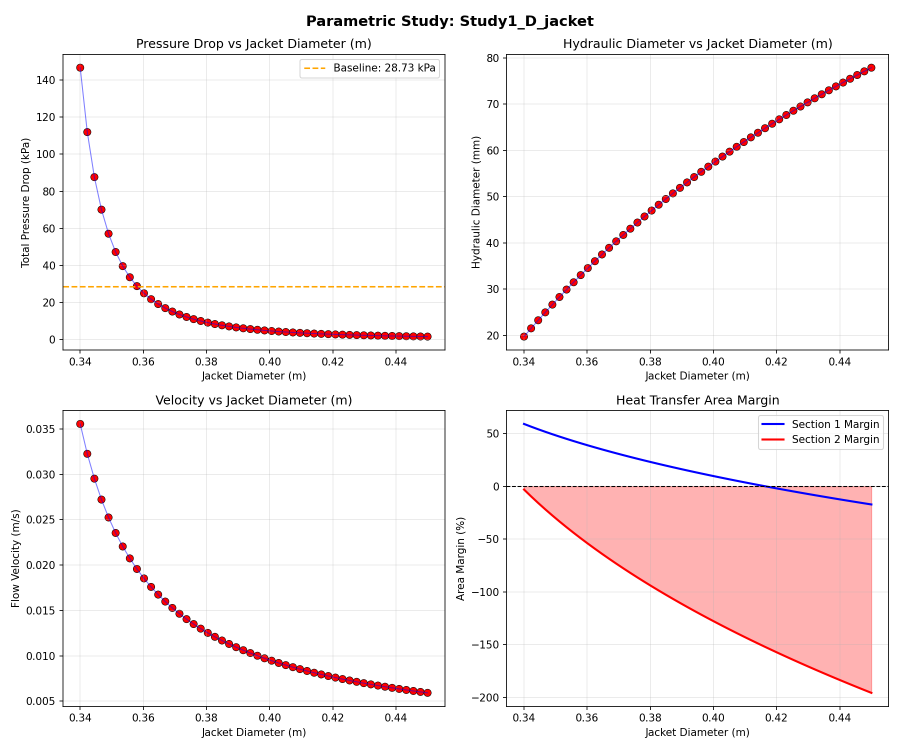
#> input picture OptimizationScripts/PY-301/results_20260412_170232/Study1_D_jacket.png, 1800 x 1500 px (shown at 1/2 size)
$ python generate_report.py
#> lines starting #> are read from the running program, lines starting #| are printed output that depends on the picture
"""
GENERATE REPORT - Pyrolysis Heating Jacket Design Optimization

Creates a multi-page PDF report comparing the three designs:
1. Baseline (Invalid)
2. Non-Finned Optimal (Valid, high DP)
3. Finned Optimal (Valid, minimum DP)

Includes key graphs from the parametric studies.
"""

import matplotlib.pyplot as plt
from matplotlib.backends.backend_pdf import PdfPages
import numpy as np
from datetime import datetime
import os
from PIL import Image

# ============== DESIGN DATA ==============
# Baseline Design (Invalid)
BASELINE = {
    'name': 'Baseline',
    'status': 'INVALID',
    'D_jacket': 0.358,
    'GAP': 20.0,  # mm
    'N_ch': 10,
    't_fin': 5.0,  # mm
    'n_longitudinal_fins': 0,
    'fin_height': 0,  # mm
    'fin_thickness': 0,  # mm
    'D_h': 33.04,  # mm
    'velocity': 19.56,  # mm/s
    'h1': 132.30,  # W/m2K
    'h2': 123.89,  # W/m2K
    'DP_total': 28.73,  # kPa
    'A_margin1': 40.9,  # %
    'A_margin2': -49.3,  # %
    'enhancement': 1.0,
}

# Non-Finned Optimal (Valid but high DP)
NONFINNED = {
    'name': 'Non-Finned Optimal',
    'status': 'VALID',
    'D_jacket': 0.3397,
    'GAP': 10.84,  # mm
    'N_ch': 8,
    't_fin': 14.65,  # mm
    'n_longitudinal_fins': 0,
    'fin_height': 0,  # mm
    'fin_thickness': 0,  # mm
    'D_h': 19.73,  # mm
    'velocity': 38.84,  # mm/s
    'h1': 197.47,  # W/m2K
    'h2': 184.92,  # W/m2K
    'DP_total': 159.96,  # kPa
    'A_margin1': 60.40,  # %
    'A_margin2': 0.0003,  # %
    'enhancement': 1.0,
}

# Finned Optimal (Valid with minimum DP)
FINNED = {
    'name': 'Finned Optimal',
    'status': 'VALID',
    'D_jacket': 0.500,
    'GAP': 91.0,  # mm
    'N_ch': 7,
    't_fin': 2.0,  # mm
    'n_longitudinal_fins': 9,
    'fin_height': 18.16,  # mm
    'fin_thickness': 4.71,  # mm
    'D_h': 60.91,  # mm
    'velocity': 4.41,  # mm/s
    'h1': 65.65,  # W/m2K
    'h2': 61.48,  # W/m2K
    'DP_total': 2.58,  # kPa
    'A_margin1': 60.22,  # %
    'A_margin2': 0.07,  # %
    'enhancement': 3.01,
}

# Fixed operating conditions
FIXED = {
    'D_pyrolizer': 0.318,  # m
    'L1': 2.05,  # m
    'L2': 2.57,  # m
    'm_dot': 0.7609,  # kg/s
    'T_hot_in': 611.72,  # C
    'T_cold_in': 280,  # C
    'T_cold_out': 550,  # C
    'Q1': 23550,  # W
    'Q2': 20070,  # W
}

def create_report():
    """Generate the PDF report."""

    report_file = os.path.join(os.path.dirname(os.path.abspath(__file__)),
                               'results_20260412_171727_FINAL_OPTIMIZED',
                               'Heating_Jacket_Design_Report.pdf')

    print("Generating Pyrolysis Heating Jacket Design Report...")

    with PdfPages(report_file) as pdf:

        # ============== PAGE 1: Title and Design Comparison ==============
        fig1 = plt.figure(figsize=(8.5, 11))
        fig1.patch.set_facecolor('white')

        # Title
        fig1.text(0.5, 0.95, 'PYROLYSIS HEATING JACKET', fontsize=18, fontweight='bold',
                 ha='center', va='top')
        fig1.text(0.5, 0.92, 'DESIGN OPTIMIZATION SUMMARY', fontsize=16, fontweight='bold',
                 ha='center', va='top')
        fig1.text(0.5, 0.89, f'Generated: {datetime.now().strftime("%d-%b-%Y")} | Project: PY-301',
                 fontsize=10, ha='center', va='top')

        # Operating Conditions Box
        conditions_text = (
            "FIXED OPERATING CONDITIONS:\n\n"
            f"  Salt mass flow rate:        {FIXED['m_dot']} kg/s (Ternary Eutectic)\n"
            f"  Pyrolizer diameter:         {FIXED['D_pyrolizer']*1000:.1f} mm\n"
            f"  Heating zone length (L1):   {FIXED['L1']} m\n"
            f"  Constant temp zone (L2):    {FIXED['L2']} m\n"
            f"  Salt inlet temperature:     {FIXED['T_hot_in']:.2f} C\n"
            f"  Wall inlet temperature:     {FIXED['T_cold_in']} C\n"
            f"  Wall outlet temperature:    {FIXED['T_cold_out']} C\n"
            f"  Heat duty (Section 1):      {FIXED['Q1']} W\n"
            f"  Heat duty (Section 2):      {FIXED['Q2']} W"
        )

        ax_cond = fig1.add_axes([0.05, 0.68, 0.90, 0.18])
        ax_cond.axis('off')
        ax_cond.text(0, 1, conditions_text, fontsize=9, fontfamily='monospace',
                    va='top', ha='left',
                    bbox=dict(boxstyle='round', facecolor='#f0f0f0', edgecolor='gray'))

        # Design Comparison Table Title
        fig1.text(0.5, 0.65, 'DESIGN COMPARISON', fontsize=14, fontweight='bold',
                 ha='center', va='top')

        # Create comparison table
        ax_table = fig1.add_axes([0.05, 0.32, 0.90, 0.30])
        ax_table.axis('off')

        # Table data
        col_headers = ['Parameter', 'Baseline', 'Non-Finned\nOptimal', 'Finned\nOptimal', 'Units']
        table_data = [
            ['Status', 'INVALID', 'VALID', 'VALID', '-'],
            ['D_jacket', f"{BASELINE['D_jacket']:.3f}", f"{NONFINNED['D_jacket']:.4f}", f"{FINNED['D_jacket']:.3f}", 'm'],
            ['GAP (Annular Gap)', f"{BASELINE['GAP']:.1f}", f"{NONFINNED['GAP']:.2f}", f"{FINNED['GAP']:.1f}", 'mm'],
            ['N_ch (Channels)', f"{BASELINE['N_ch']}", f"{NONFINNED['N_ch']}", f"{FINNED['N_ch']}", '-'],
            ['t_fin (Wall Thick.)', f"{BASELINE['t_fin']:.1f}", f"{NONFINNED['t_fin']:.2f}", f"{FINNED['t_fin']:.1f}", 'mm'],
            ['Longitudinal Fins', '0', '0', f"{FINNED['n_longitudinal_fins']}", 'per ch'],
            ['Fin Height', '-', '-', f"{FINNED['fin_height']:.2f}", 'mm'],
            ['Fin Thickness', '-', '-', f"{FINNED['fin_thickness']:.2f}", 'mm'],
            ['Area Enhancement', '1.0x', '1.0x', f"{FINNED['enhancement']:.2f}x", '-'],
            ['Pressure Drop', f"{BASELINE['DP_total']:.2f}", f"{NONFINNED['DP_total']:.2f}", f"{FINNED['DP_total']:.2f}", 'kPa'],
            ['DP Change vs Base', '-', f"+{(NONFINNED['DP_total']/BASELINE['DP_total']-1)*100:.0f}%", f"-{(1-FINNED['DP_total']/BASELINE['DP_total'])*100:.0f}%", '-'],
            ['Velocity', f"{BASELINE['velocity']:.2f}", f"{NONFINNED['velocity']:.2f}", f"{FINNED['velocity']:.2f}", 'mm/s'],
            ['h2 (Heat Trans.)', f"{BASELINE['h2']:.1f}", f"{NONFINNED['h2']:.1f}", f"{FINNED['h2']:.1f}", 'W/m²K'],
            ['S2 Area Margin', f"{BASELINE['A_margin2']:.1f}", f"{NONFINNED['A_margin2']:.4f}", f"{FINNED['A_margin2']:.2f}", '%'],
        ]

        # Draw table
        table = ax_table.table(cellText=table_data, colLabels=col_headers,
                               loc='center', cellLoc='center',
                               colColours=['#d0d0e0']*5)
        table.auto_set_font_size(False)
        table.set_fontsize(8)
        table.scale(1, 1.3)

        # Color code status cells
        for i, row in enumerate(table_data):
            if row[0] == 'Status':
                table[(i+1, 1)].set_facecolor('#ffcccc')  # Red for invalid
                table[(i+1, 2)].set_facecolor('#ccffcc')  # Green for valid
                table[(i+1, 3)].set_facecolor('#ccffcc')  # Green for valid

        # Design descriptions
        descriptions_text = (
            "DESIGN DESCRIPTIONS:\n\n"
            "Baseline: Original design with GAP=20mm, N_ch=10, no longitudinal fins.\n"
            "  FAILED: Section 2 area margin = -49.3% (insufficient heat transfer area).\n"
            "  Pressure drop = 28.73 kPa.\n\n"
            "Non-Finned Optimal: Minimum DP design WITHOUT longitudinal fins.\n"
            "  Required smaller gap (10.8mm) to achieve sufficient h2 for Section 2.\n"
            "  VALID but DP increased to 159.96 kPa (+457% vs baseline).\n\n"
            "Finned Optimal: Minimum DP design WITH longitudinal fins (rib geometry).\n"
            "  9 fins/channel (18.2mm height) increase effective area by 3.01x.\n"
            "  Allows larger gap (91mm), lower velocity, VALID with DP = 2.58 kPa (-91%)."
        )

        ax_desc = fig1.add_axes([0.05, 0.03, 0.90, 0.26])
        ax_desc.axis('off')
        ax_desc.text(0, 1, descriptions_text, fontsize=9, va='top', ha='left',
                    bbox=dict(boxstyle='round', facecolor='white', edgecolor='gray'))

        pdf.savefig(fig1, bbox_inches='tight')
        plt.close(fig1)
        print("  Page 1: Title and comparison table")

        # ============== PAGE 2: Initial Studies (Without Fins) ==============
        fig2 = plt.figure(figsize=(8.5, 11))
        fig2.patch.set_facecolor('white')

        fig2.text(0.5, 0.96, 'STUDY 1: PARAMETRIC OPTIMIZATION WITHOUT FINS',
                 fontsize=14, fontweight='bold', ha='center')
        fig2.text(0.5, 0.93, 'Exploring GAP, N_ch, and t_fin to achieve valid design',
                 fontsize=10, ha='center')

        # Try to load images from results folders
        img_paths = [
            ('results_20260412_170232', 'Study1_D_jacket.png', 'Effect of Jacket Diameter'),
            ('results_20260412_170232', 'Study2_N_ch.png', 'Effect of Number of Channels'),
            ('results_20260412_170414_v2', 'valid_designs_analysis.png', 'Valid Design Analysis'),
            ('results_20260412_170942_FINAL', 'baseline_vs_optimal.png', 'Baseline vs Non-Finned Optimal'),
        ]

        base_path = os.path.dirname(os.path.abspath(__file__))

        for idx, (folder, filename, title) in enumerate(img_paths):
            ax = fig2.add_subplot(2, 2, idx+1)
            img_path = os.path.join(base_path, folder, filename)
            try:
                img = Image.open(img_path)
#> img is the input picture: PIL image 1800x1500 RGBA; mean R, G, B, A 248.2, 241.3, 241.8, 255
                ax.imshow(img)
                ax.axis('off')
                ax.set_title(title, fontsize=9, fontweight='bold')
            except:
                ax.text(0.5, 0.5, f'Image not found:\n{filename}', ha='center', va='center')
                ax.axis('off')
                ax.set_title(title, fontsize=9, fontweight='bold')

        # Key findings
        findings_text = (
            "KEY FINDINGS - WITHOUT FINS:\n"
            "  • Baseline fails because Section 2 requires A_req = 3.83 m² but only A_av = 2.57 m² available\n"
            "  • To achieve valid design, h2 must increase by 49% (requires smaller gap, higher velocity)\n"
            "  • Minimum achievable DP for valid non-finned design: 159.96 kPa (+457% vs baseline)"
        )

        fig2.text(0.05, 0.02, findings_text, fontsize=8, va='bottom',
                 bbox=dict(boxstyle='round', facecolor='#f5f5e8', edgecolor='gray'))

        pdf.savefig(fig2, bbox_inches='tight')
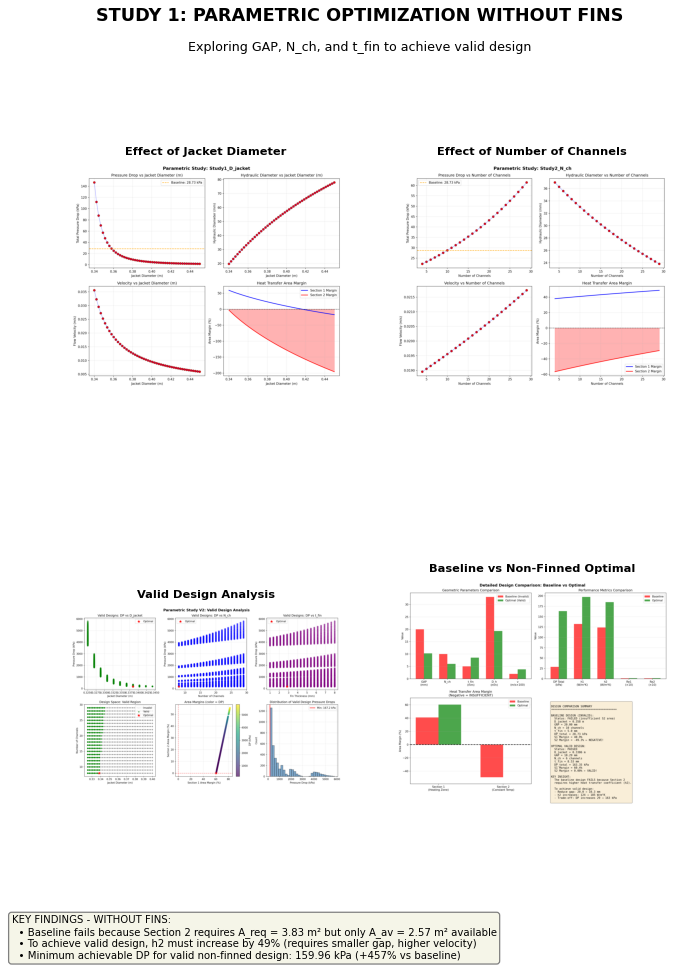
#> figure drawn by matplotlib, 4 panels
        plt.close(fig2)
        print("  Page 2: Initial optimization studies")

        # ============== PAGE 3: Enhanced Studies (With Fins) ==============
        fig3 = plt.figure(figsize=(8.5, 11))
        fig3.patch.set_facecolor('white')

        fig3.text(0.5, 0.96, 'STUDY 2: OPTIMIZATION WITH LONGITUDINAL FINS',
                 fontsize=14, fontweight='bold', ha='center')
        fig3.text(0.5, 0.93, 'Adding fins to increase effective heat transfer area',
                 fontsize=10, ha='center')

        # Load enhanced study images
        img_paths2 = [
            ('results_20260412_171527_enhanced_fins', 'enhanced_design_analysis.png', 'Enhanced Design Analysis'),
            ('results_20260412_171527_enhanced_fins', 'channel_schematic.png', 'Channel Cross-Section'),
            ('results_20260412_171727_FINAL_OPTIMIZED', 'FINAL_REPORT.png', 'Final Optimization Report'),
            ('results_20260412_171727_FINAL_OPTIMIZED', 'cross_section_final.png', 'Final Cross-Section Comparison'),
        ]

        for idx, (folder, filename, title) in enumerate(img_paths2):
            ax = fig3.add_subplot(2, 2, idx+1)
            img_path = os.path.join(base_path, folder, filename)
            try:
                img = Image.open(img_path)
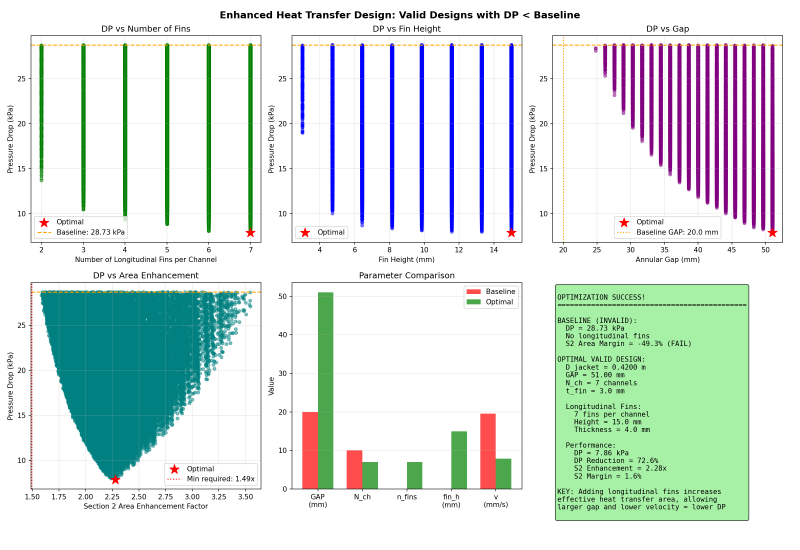
#> input picture OptimizationScripts/PY-301/results_20260412_171527_enhanced_fins/enhanced_design_analysis.png, 2400 x 1650 px (shown at 1/3 size)
#> img is the input picture: PIL image 2400x1650 RGBA; mean R, G, B, A 216, 227.8, 224.2, 255
                ax.imshow(img)
                ax.axis('off')
                ax.set_title(title, fontsize=9, fontweight='bold')
            except:
                ax.text(0.5, 0.5, f'Image not found:\n{filename}', ha='center', va='center')
                ax.axis('off')
                ax.set_title(title, fontsize=9, fontweight='bold')

        # Key findings
        findings_text2 = (
            "KEY FINDINGS - WITH FINS:\n"
            "  • Longitudinal fins increase effective heat transfer area by 3.01x\n"
            "  • Larger gap possible (91mm vs 20mm baseline) → lower velocity → lower DP\n"
            "  • Achieved 91% pressure drop reduction (28.73 kPa → 2.58 kPa) with valid design"
        )

        fig3.text(0.05, 0.02, findings_text2, fontsize=8, va='bottom',
                 bbox=dict(boxstyle='round', facecolor='#e8f5e8', edgecolor='gray'))

        pdf.savefig(fig3, bbox_inches='tight')
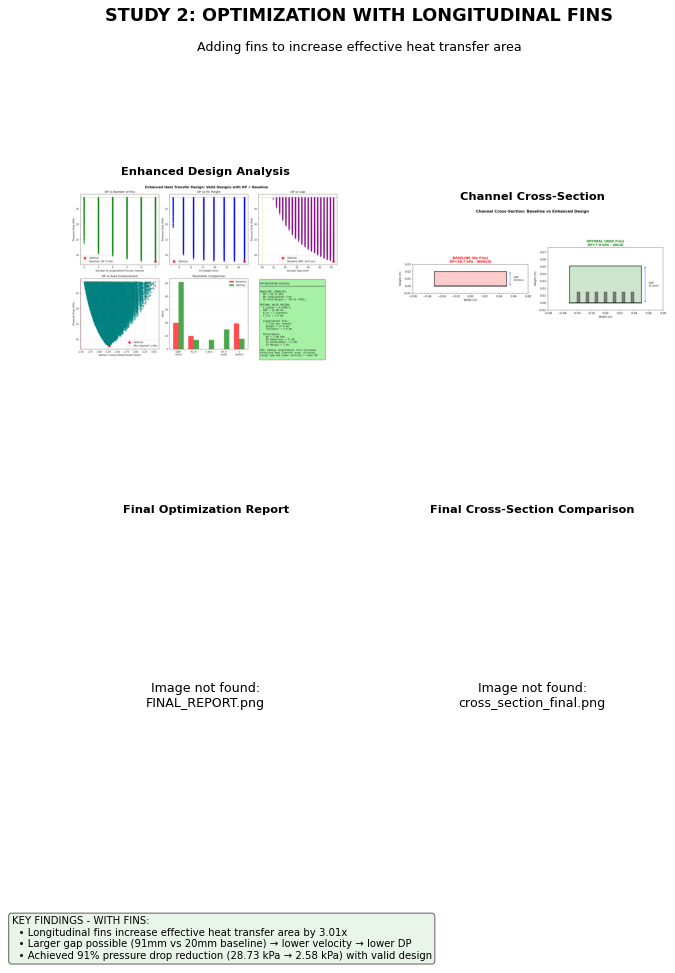
#> figure drawn by matplotlib, 2 panels
        plt.close(fig3)
        print("  Page 3: Enhanced optimization studies")

        # ============== PAGE 4: Final Recommendations ==============
        fig4 = plt.figure(figsize=(8.5, 11))
        fig4.patch.set_facecolor('white')

        fig4.text(0.5, 0.96, 'DESIGN RECOMMENDATIONS', fontsize=16, fontweight='bold', ha='center')

        designs = ['Baseline\n(Invalid)', 'Non-Finned\nOptimal', 'Finned\nOptimal']

        # Geometry comparison
        ax1 = fig4.add_axes([0.08, 0.72, 0.40, 0.18])
        bar_data = np.array([[20, 10.84, 91], [10, 8, 7], [0, 0, 9]])
        x = np.arange(3)
        width = 0.25
        ax1.bar(x - width, bar_data[0], width, label='GAP (mm)', color='#4477aa')
        ax1.bar(x, bar_data[1], width, label='N_ch', color='#cc6677')
        ax1.bar(x + width, bar_data[2], width, label='Fins/ch', color='#44aa77')
        ax1.set_xticks(x)
        ax1.set_xticklabels(designs, fontsize=8)
        ax1.set_ylabel('Value')
        ax1.set_title('Geometry Parameters', fontweight='bold')
        ax1.legend(fontsize=7, loc='upper left')
        ax1.grid(True, alpha=0.3)

        # Pressure drop comparison
        ax2 = fig4.add_axes([0.55, 0.72, 0.40, 0.18])
        dp = [BASELINE['DP_total'], NONFINNED['DP_total'], FINNED['DP_total']]
        colors = ['#cc4444', '#cc8844', '#44aa44']
        bars = ax2.bar(designs, dp, color=colors)
        ax2.set_ylabel('Pressure Drop (kPa)')
        ax2.set_title('Pressure Drop Comparison', fontweight='bold')
        ax2.grid(True, alpha=0.3, axis='y')
        # Add labels
        ax2.text(0, dp[0]+5, f'{dp[0]:.1f}', ha='center', fontsize=8)
        ax2.text(1, dp[1]+5, f'{dp[1]:.1f}\n(+{(dp[1]/dp[0]-1)*100:.0f}%)', ha='center', fontsize=7)
        ax2.text(2, dp[2]+5, f'{dp[2]:.2f}\n(-{(1-dp[2]/dp[0])*100:.0f}%)', ha='center', fontsize=7, color='green')

        # Heat transfer coefficient
        ax3 = fig4.add_axes([0.08, 0.48, 0.40, 0.18])
        h2 = [BASELINE['h2'], NONFINNED['h2'], FINNED['h2']]
        ax3.bar(designs, h2, color='#5588bb')
        ax3.set_ylabel('h₂ (W/m²K)')
        ax3.set_title('Heat Transfer Coefficient (Section 2)', fontweight='bold')
        ax3.grid(True, alpha=0.3, axis='y')
        for i, v in enumerate(h2):
            ax3.text(i, v+3, f'{v:.1f}', ha='center', fontsize=8)

        # Area margin
        ax4 = fig4.add_axes([0.55, 0.48, 0.40, 0.18])
        margin = [BASELINE['A_margin2'], NONFINNED['A_margin2'], FINNED['A_margin2']]
        colors = ['#cc4444' if m < 0 else '#44aa44' for m in margin]
        ax4.bar(designs, margin, color=colors)
        ax4.axhline(y=0, color='red', linestyle='--', linewidth=2)
        ax4.set_ylabel('S2 Area Margin (%)')
        ax4.set_title('Section 2 Area Margin\n(Must be ≥ 0 for valid design)', fontweight='bold', fontsize=9)
        ax4.grid(True, alpha=0.3, axis='y')
        for i, v in enumerate(margin):
            y_pos = v + 2 if v >= 0 else v - 5
            ax4.text(i, y_pos, f'{v:.1f}%', ha='center', fontsize=8)

        # Velocity comparison
        ax5 = fig4.add_axes([0.08, 0.24, 0.40, 0.18])
        vel = [BASELINE['velocity'], NONFINNED['velocity'], FINNED['velocity']]
        ax5.bar(designs, vel, color='#aa7744')
        ax5.set_ylabel('Velocity (mm/s)')
        ax5.set_title('Flow Velocity', fontweight='bold')
        ax5.grid(True, alpha=0.3, axis='y')
        for i, v in enumerate(vel):
            ax5.text(i, v+1, f'{v:.1f}', ha='center', fontsize=8)

        # Area enhancement
        ax6 = fig4.add_axes([0.55, 0.24, 0.40, 0.18])
        enh = [BASELINE['enhancement'], NONFINNED['enhancement'], FINNED['enhancement']]
        ax6.bar(designs, enh, color='#7744aa')
        ax6.axhline(y=1.49, color='red', linestyle='--', linewidth=1.5, label='Min required (1.49x)')
        ax6.set_ylabel('Area Enhancement Factor')
        ax6.set_title('Effective Area Enhancement', fontweight='bold')
        ax6.legend(fontsize=7)
        ax6.grid(True, alpha=0.3, axis='y')
        for i, v in enumerate(enh):
            ax6.text(i, v+0.1, f'{v:.2f}x', ha='center', fontsize=8)

        # Recommendations text
        rec_text = (
            "RECOMMENDATIONS:\n\n"
            "✓ CHOOSE FINNED OPTIMAL DESIGN (Recommended):\n"
            "    • Achieves 91% pressure drop reduction vs baseline (2.58 kPa vs 28.73 kPa)\n"
            "    • Valid heat transfer design with 0.07% safety margin on Section 2\n"
            "    • Requires 9 longitudinal fins per channel (18.2mm height, 4.7mm thick)\n"
            "    • Larger jacket diameter (500mm) accommodates increased gap\n\n"
            "✗ AVOID BASELINE DESIGN:\n"
            "    • INVALID: Section 2 area margin is -49.3% (insufficient heat transfer)\n\n"
            "✗ AVOID NON-FINNED OPTIMAL:\n"
            "    • Although valid, pressure drop is 5.6x higher than baseline (159.96 kPa)\n"
            "    • Only use if fins cannot be manufactured\n\n"
            "KEY INSIGHT: Longitudinal fins provide the additional heat transfer surface needed\n"
            "without requiring high velocities, enabling both valid design AND minimum DP."
        )

        ax_rec = fig4.add_axes([0.05, 0.01, 0.90, 0.20])
        ax_rec.axis('off')
        ax_rec.text(0, 1, rec_text, fontsize=8, va='top', ha='left',
                   fontfamily='sans-serif',
                   bbox=dict(boxstyle='round', facecolor='#f8f8f0', edgecolor='#666666'))

        pdf.savefig(fig4, bbox_inches='tight')
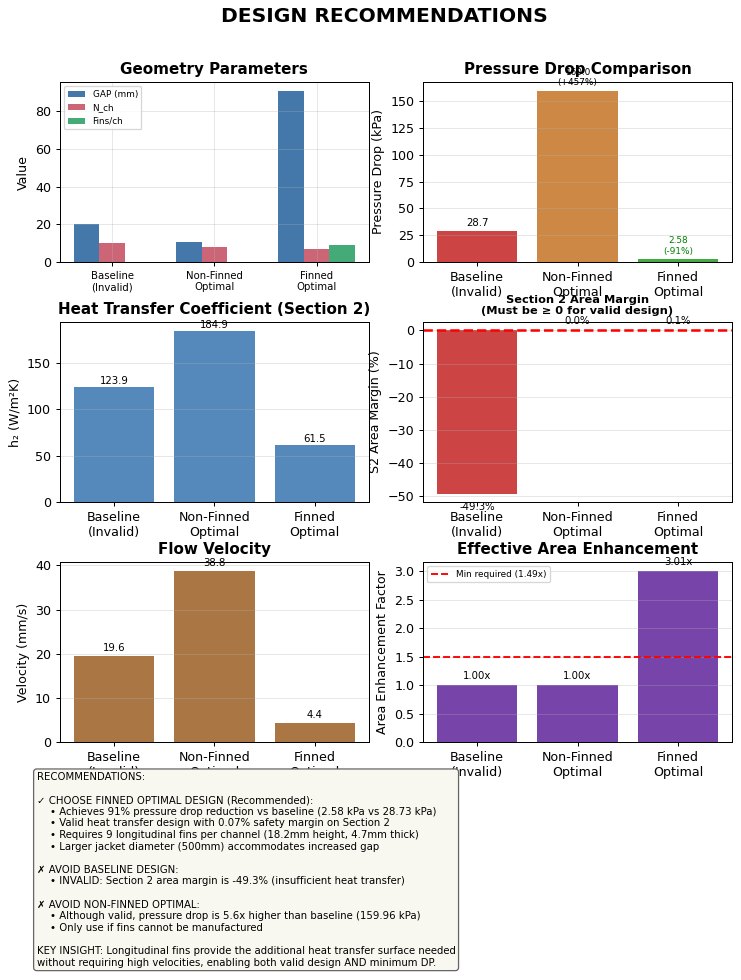
#> figure drawn by matplotlib, 6 panels; panel 1: tallest bar 91 high, from x = 1.62 to 1.88; panel 1: tallest bar 10 high, from x = -0.125 to 0.125; panel 1: tallest bar 9 high, from x = 2.12 to 2.38; panel 2: tallest bar 160 high, from x = 0.6 to 1.4
        plt.close(fig4)
        print("  Page 4: Final recommendations")

    print(f"\nReport saved to: {report_file}")
    return report_file


if __name__ == "__main__":
    create_report()
